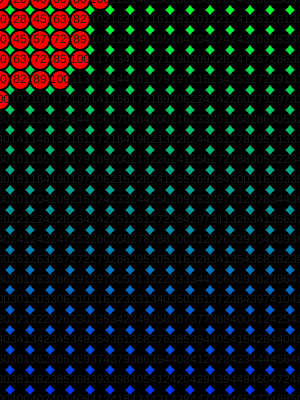
Frame 1 (no input)
Frame 60 (no input): identical to frame 1, image omitted
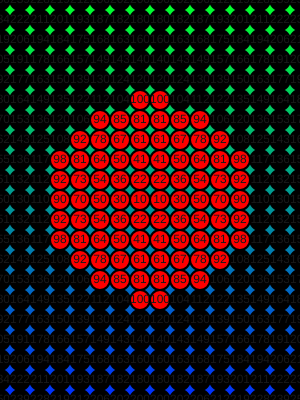
Frame 120 (the mouse pressed at the canvas centre since frame 60)

The p5.js sketch that drew these frames (run headless with seeded random() and noise() and a simulated clock; from frame 60 on, the mouse is pressed at the canvas centre):

// p5.js sketch
// ── sketch.js
// Gradient Background + Nested loop
// luke wu
// 2,29,2024
//
// Extra for Experts:
// - describe what you did to take this project "above and beyond"


let rectangleHeight = 10 , space = 20;

function setup() {
  createCanvas(300, 400);
}



function Gradientbackgorund(){
  
  for(let y = 0; y < height; y+=rectangleHeight){
    strokeWeight(0);
    let c = color(0,map(y,0,height,255,45),map(y,0,height,45,255));
    fill(c);
    rect(0,y,width ,rectangleHeight );
  }
  

}

function circle_distance(x1,y1,x2,y2){
  // given two point
  // return distance

  return Math.round(Math.sqrt((x1-x2)**2 + (y1-y2) **2) );
}

function nestedLoop(){
  strokeWeight(2);
  fill(255);
  for(let x = 0; x <= width; x += space){
    for(let y = 0; y <= height; y+= space){
      let d = circle_distance(x,y,mouseX,mouseY);

      if(d > 100) fill(0);
      else fill(255,0,0);
      
      circle(x,y,20);
      fill(25);
      textAlign(CENTER,CENTER);
      text(d,x,y);
    }
  }
}

function draw() {
  
  Gradientbackgorund();
  nestedLoop();
  
  // if(frameCount %2 === 0 & space < 20) space +=1.5;
  // else if(frameCount % 4 === 0 && space < 40) space += 0.5;
  // else if(frameCount % 4 === 0 && space < 80) space += 4;
  // else if(frameCount % 4 === 0 ) space +=8;
  
  // if(space > 200) space = 10;
  
  

}
